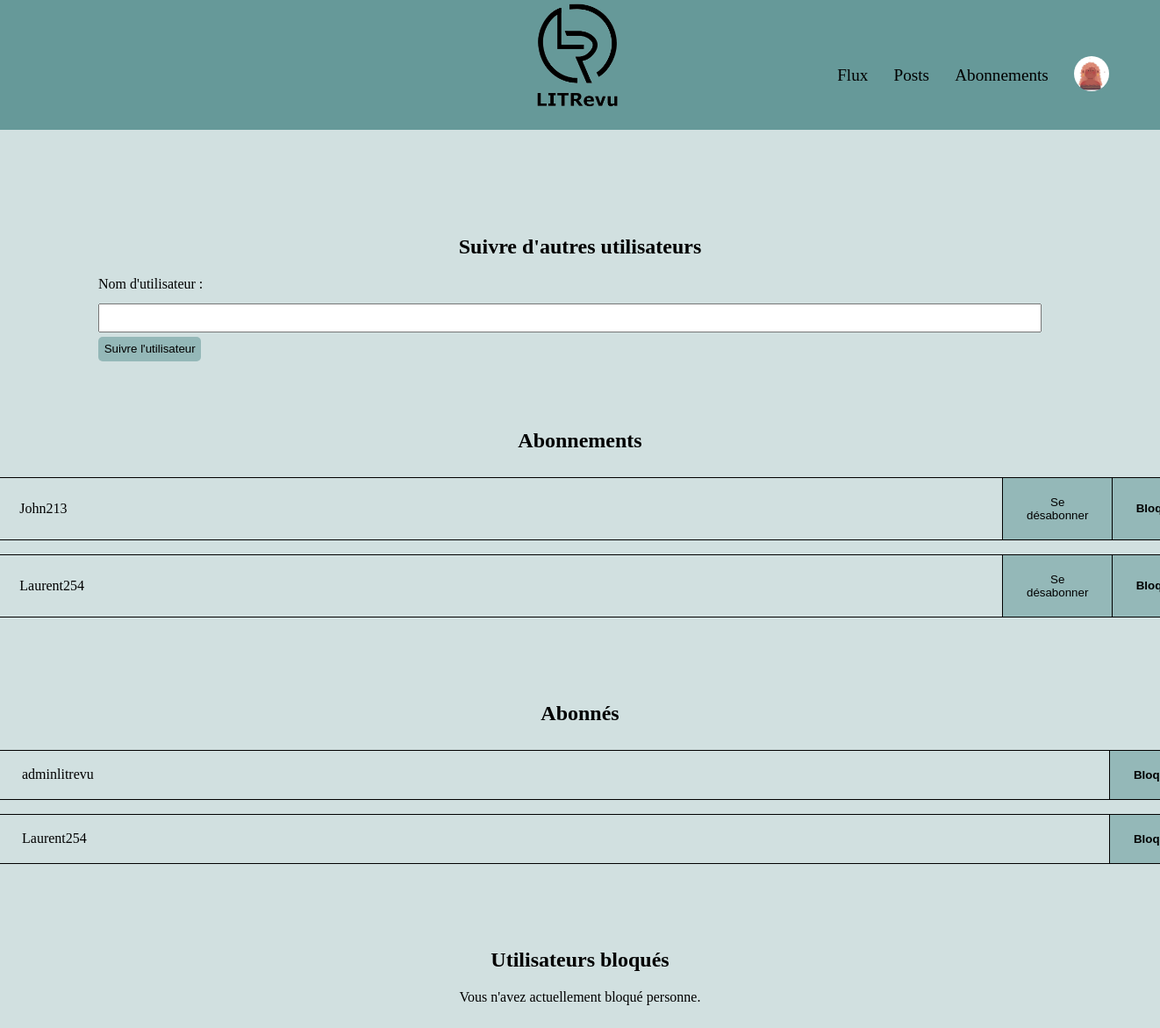
Page /subscription/ (signed in) on the earlier database version.
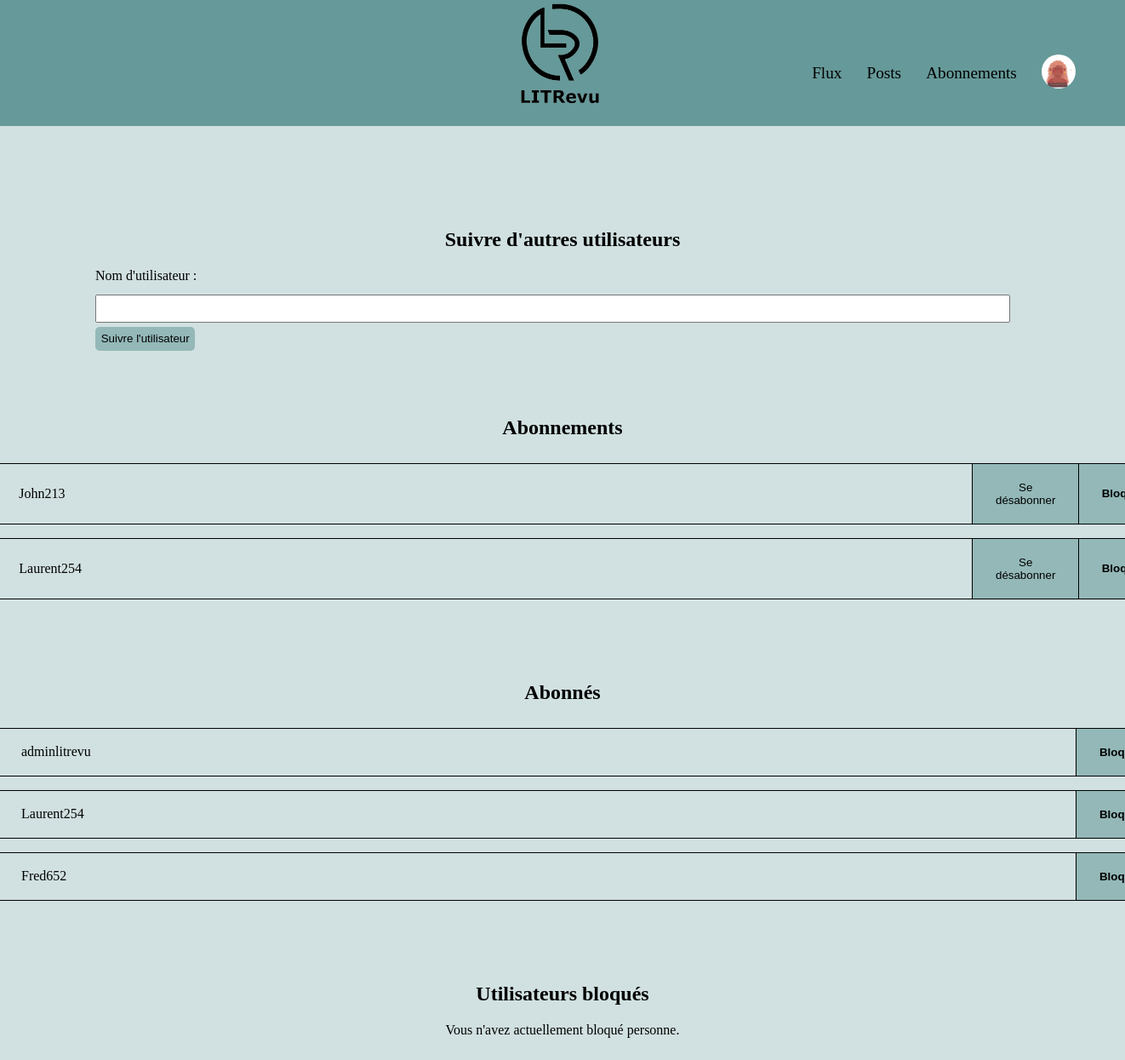
Same page on the later database version.
### authentication/models.py (models this page shows, shortened)
class User(AbstractUser):
    following = models.ManyToManyField('self', through=UserFollows)
    avatar = models.ImageField(upload_to='avatars/', null=True, blank=True)
    IMAGE_MAX_SIZE = (800, 800)

### app_web/views.py (the view, shortened to what this page needs)
# urls.py: path('subscription/', app_web.views.subscription, name='subscription'),
@login_required
def subscription(request):
    following_users = request.user.following.all()
    blocked_users = User.objects.filter(blocking_users__user=request.user, blocking_users__can_access_tickets=False)
    followers = User.objects.filter(user_follows__followed_user=request.user)
    context = {'following_users': following_users, 'blocked_users': blocked_users, 'followers': followers}
    messages.success(request, '')
    return render(request, 'app_web/subscription.html', context)

### app_web/templates/app_web/subscription.html (shortened to what this page needs)
{% extends 'base.html' %}
{% block content %}
<div class="subs">
    <div class="new-sub">
        <h2>Suivre d'autres utilisateurs</h2>
        <form method="post" action="{% url 'subscription' %}">
            <label for="id_username_to_follow">Nom d'utilisateur :</label>
            <input type="text" name="username_to_follow" id="id_username_to_follow" required>
            <button type="submit">Suivre l'utilisateur</button>
        </form>
    </div>
    <div>
        <h2>Abonnements</h2>
        {% if following_users %}
            <ul>
                {% for user in following_users %}
                    <li>
                        <div class="username">
                        {{ user.username }}
                        </div>
                        <div class="form-uf">
                            <form method="post" action="{% url 'unfollow' %}">
                                <button type="submit">Se désabonner</button>
                            </form>
                            <form method="post" action="{% url 'block_user' %}">
                                <button type="submit" class="delete">Bloquer</button>
                            </form>
                        </div>
                    </li>
                {% endfor %}
            </ul>
        {% else %}
            <p>Vous ne suivez actuellement personne.</p>
        {% endif %}
    </div>
    <div>
        <h2>Abonnés</h2>
        {% if followers %}
            <ul class="followers">
                {% for user in followers %}
                    <li>
                        <div class="username">
                            {{ user.username }}
                        </div>
                        <div class="form-uf">
                            <form method="post" action="{% url 'block_user' %}">
                                <button type="submit" class="delete">Bloquer</button>
                            </form>
                        </div>
                    </li>
                {% endfor %}
            </ul>
        {% else %}
            <p>Personne ne vous suit actuellement.</p>
        {% endif %}
    </div>
    <div>
        <h2>Utilisateurs bloqués</h2>
        {% if blocked_users %}
            <ul class="followers">
                {% for user in blocked_users %}
                    <li>
                        <div class="username">
                            {{ user.username }}
                        </div>
                        <div class="form-uf">
                            <form method="post" action="{% url 'unblock_user' %}">
                                {% csrf_token %}
                                <input type="hidden" name="user_to_unblock" value="{{ user.id }}">
                                <button type="submit">Débloquer</button>
                            </form>
                        </div>
                    </li>
                {% endfor %}
            </ul>
        {% else %}
            <p>Vous n'avez actuellement bloqué personne.</p>
        {% endif %}
    </div>
</div>
{% endblock %}

### authentication/templates/base.html (shortened to what this page needs)
<!DOCTYPE html>
{% load static %}
<html lang="fr">
<head>
    <link rel="stylesheet" href="{% static 'app_web/style.css' %}" />
</head>
<body>
    <header>
        <div class="menu">
            <div class="logo">
                <a href="{% url 'feed' %}">
                    <img src="/media/logo.png" alt="Logo de l'application LITRevu" title="lien vers la page de votre flux">
                </a>
            </div>
            {% if user.is_authenticated %}
                <div class="menu-avatar">
                    <nav>
                        <a href="{% url 'feed' %}" aria-label="Accéder à votre flux d'activité">Flux</a>
                        <a href="{% url 'posts' %}" aria-label="Accéder à la liste de vos posts">Posts</a>
                        <a href="{% url 'subscription' %}" aria-label="Accéder à la gestion des abonnements">Abonnements</a>
                    </nav>
                    <div class="user-info">
                        {% if user.avatar %}
                            <a href="#avatarOptions" aria-label="Ouvre une fenêtre modale">
                                <img src="{{ user.avatar.url }}" alt="{{ user.username }} Avatar" title="lien vers plus de fonctionnalités">
                            </a>
                        {% else %}
                            <a href="#avatarOptions" aria-label="Ouvre une fenêtre modale">
                                <img src="/media/avatarbase.jpg" alt="{{ user.username }} Avatar" title="lien vers plus de fonctionnalités">
                            </a>
                        {% endif %}
                    </div>
                </div>
        </div>
        {% endif %}
    </header>
    {% block content %} {% endblock content %}
</body>
</html>

### app_web/static/app_web/style.css (style rules this page uses)
body { background-color: #d1e0e0; margin: 0; }
header { background-color: #669999; }
.menu { display: flex; justify-content: space-between; align-items: center; padding-bottom: 1em; }
.menu-avatar { display: flex; align-items: center; justify-content: flex-end; position: absolute; top: 2.8em; right: 2em; font-size: 1.2em; }
.menu-avatar a { color: black; text-decoration: none; padding: 0em 0.5em 0em 0.5em; }
h2 { margin-top: 3em; text-align: center; }
.logo { flex: 1; display: flex; justify-content: center; }
.logo img { width: 8em; height: auto; }
nav { display: flex; }
nav a { margin-left: 10px; }
.user-info { display: flex; align-items: center; }
.user-info img { position: relative; margin: 10px; border-radius: 50%; width: 40px; height: 40px; }
li { list-style: none; padding: 5px; }
button { border: none; border-radius: 5px; padding: 0.5em; margin: 5px 0 5px 0; cursor: pointer; transition: background-color 1s; background-color: #94b8b8; }
.delete { font-weight: bold; }
.subs { display: flex; flex-direction: column; align-items: center; width: auto; padding: 3em 7em 3em 7em; }
.subs ul { display: flex; flex-direction: column; align-items: flex-start; }
.subs li { display: flex; min-width: 80em; border: 1px solid black; margin: 0.5em 0em; padding: 0; align-items: center }
.form-uf { display: flex; }
.username { min-width: 70em; padding-left: 2em; }
.form-uf button { margin: 0; min-height: 100%; padding: 1.5em 2em; border: none; border-radius: 0; border-left: 1px solid black; }
.new-sub input { margin-top: 1em; min-width: 80em; min-height: 2em; }
.followers li { min-width: 86em; justify-content: space-between; }

Differences in the rows shown:
now on this page (row edited): User: username "Fred652", shown under "Abonnés"
